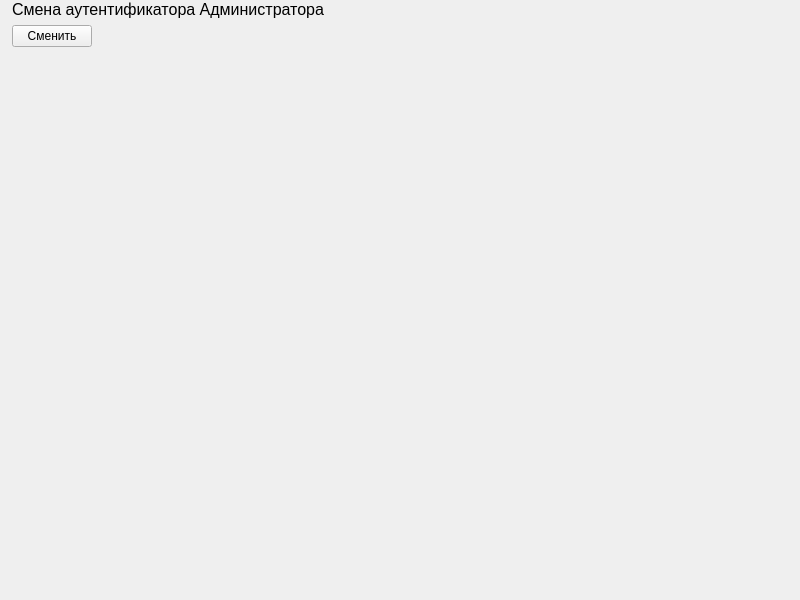
<?xml version="1.0" encoding="UTF-8"?>
<ui version="4.0">
 <class>AuthenticatorChangePanel</class>
 <widget class="QWidget" name="AuthenticatorChangePanel">
  <property name="geometry">
   <rect>
    <x>0</x>
    <y>0</y>
    <width>800</width>
    <height>600</height>
   </rect>
  </property>
  <property name="windowTitle">
   <string>Form</string>
  </property>
  <layout class="QVBoxLayout" name="verticalLayout">
   <property name="leftMargin">
    <number>0</number>
   </property>
   <property name="topMargin">
    <number>0</number>
   </property>
   <property name="rightMargin">
    <number>0</number>
   </property>
   <property name="bottomMargin">
    <number>0</number>
   </property>
   <item>
    <widget class="QLabel" name="label">
     <property name="font">
      <font>
       <pointsize>12</pointsize>
      </font>
     </property>
     <property name="styleSheet">
      <string notr="true">margin-left: 8px;</string>
     </property>
     <property name="text">
      <string>Смена аутентификатора Администратора</string>
     </property>
    </widget>
   </item>
   <item>
    <layout class="QHBoxLayout" name="horizontalLayout">
     <property name="leftMargin">
      <number>12</number>
     </property>
     <item>
      <widget class="QPushButton" name="pushButton">
       <property name="text">
        <string>Сменить</string>
       </property>
      </widget>
     </item>
     <item>
      <spacer name="horizontalSpacer">
       <property name="orientation">
        <enum>Qt::Horizontal</enum>
       </property>
       <property name="sizeHint" stdset="0">
        <size>
         <width>40</width>
         <height>20</height>
        </size>
       </property>
      </spacer>
     </item>
    </layout>
   </item>
   <item>
    <spacer name="verticalSpacer">
     <property name="orientation">
      <enum>Qt::Vertical</enum>
     </property>
     <property name="sizeHint" stdset="0">
      <size>
       <width>20</width>
       <height>492</height>
      </size>
     </property>
    </spacer>
   </item>
  </layout>
 </widget>
 <resources/>
 <connections/>
</ui>
